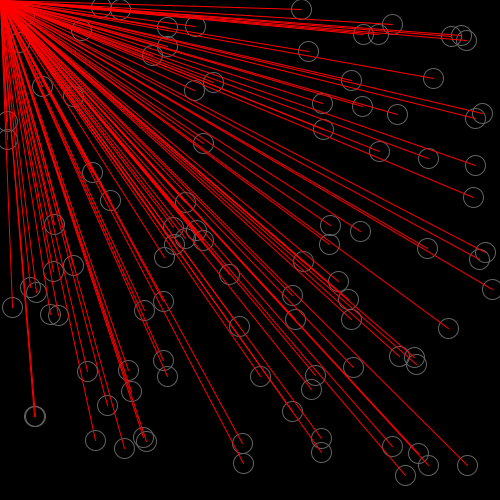
Frame 1 (no input)
Frame 60 (the mouse pressed at the canvas centre just before this capture): identical to frame 1, image omitted
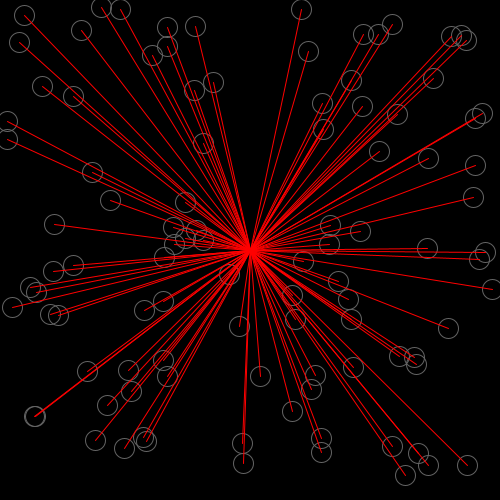
Frame 120 (the mouse held since frame 60 and released just before this capture)

The Processing sketch that drew these frames (run headless with seeded random() and noise(); from frame 60 on, the mouse is pressed at the canvas centre):

// Processing sketch: array_for_loop
// ── array_for_loop.pde
//from demo on arrays
//drawing with arrays using for loops


int[] pointX= new int[100];
int[] pointY= new int[100];

void setup() {
  size(500, 500);

  //initializing the array with for loop and random numbers
  for (int i=0; i<100; i++) {
    pointX[i]= int (random(width));
    pointY[i]= int (random(height));
  }
}

void draw() {
  background(0);
  stroke(100);
  noFill();
  for (int i=0; i<pointX.length; i++) {
    ellipse(pointX[i], pointY[i], 20, 20);
  }

  stroke(255, 0, 0);
  for (int i=0; i<100; i++) {
    line (pointX[i], pointY[i], mouseX, mouseY);
  }
}
